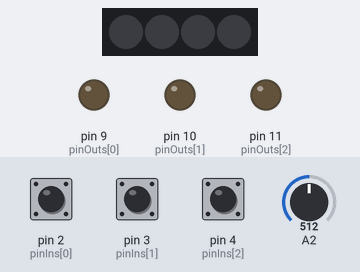
Simulated run of this sketch. Board: Arduino Uno, built with avr-gcc and run on an emulated ATmega328P. On the bench: 4 RGB LEDs in strip order, left to right, output pins drawn as LEDs (lit = HIGH). The inputs (shaded band) are chosen by the test bench; at power-on: A2 = 512, pin 2 (pinIns[0]) HIGH, pin 3 (pinIns[1]) HIGH, pin 4 (pinIns[2]) HIGH.

Above: at 2.2 s.
2.3 s: A2 set to 716
5.3 s: A2 set to 900
8.3 s: A2 set to 1023
Timing chart, 0 to 17.3 s (numbered marks = the images above; inputs shaded):
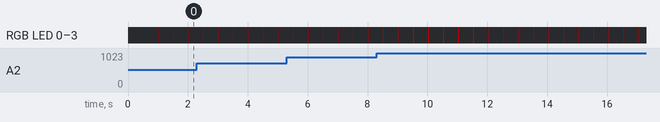

The sketch:

FastLEDwaveTrainE.ino
```cpp
 /*  flash [up to 4 level] neopixel LEDs at various brain wave entraining freq-
  * uencies and colors; brightness adjusts with pot. v. B -- he adds binary
    mode input switch for various freq and color sets; v. C simplifies mode I/O
    code, adds pulse option: flashes on for 'count' setting (eg 5), then off (dark)
    for 'pulse' x cycle length. Eg if count_max = 5 and pulse = 3 and cycle len =
    25 msec, then flash 5 trains for 125 ms, then dark 75 ms (95 actually)
    v. D adds slowdown taper option; edits to reduce irregular briteness changes,
    helped to use for 40 hz; made pulse waits longer; no help from changing
    data pin to 5, not doing AR, not using count, etc. v. E enables any number
    of lite as long as <=4 levels (leds array holds 4 elements]; changed #3 to 38
    hz. (study says sl. more effective, #4 to 40 hz, and redden both;

    Wiring: BCD switch to D2,3,4; prog # LED's to D9,10,11; lites get power from board
    gnd/5v; string controlled from A1; pot power from gnd/3.3v, center to A2

    Uses: FastLED, analogRead, map, setBrightness, rotary BCD, switch/case,
    binary LED output, I/O pin arrays, bitWrite/Read, digitalRead/Write,
    EVERY_N_MILLISECONDS(tInt) function from FastLED lib
*/

#include "FastLED.h"
FASTLED_USING_NAMESPACE
// How many leds to control? up to 4 data chunk
#define NUM_LEDS 4
#define BRIGHTNESS 12
#define DATA_PIN A1
#define LED_TYPE WS2812B
int brite = 0; // sets brightness from pot input during looping
// mode var sets flash freq and color, init/defaults to 0
byte mode = 0;   // variable's 8 bits (max) can be read from switches or other input
// then used to set n LEDs on/off to display val as binary; I only use 0-7, 3 LEDs

byte pinIns[] = {2, 3, 4};      // input pins for 3 bit binary switch
// binary led display of mode is optional;
byte pinOuts[] = {9, 10, 11}; //  these are [1's,2's,4's] bin output pins to LEDs
//  could use more for more modes; but my 3 bit switch only goes 0-7

// params control loop freq, pulsing, in mS
int liteOn;   // byte never > 255
int liteOff;  // so int better here
int pulse = 0;  // how long to pause between trains
boolean slowdown = 0; // whether flash rate slows with time
int tInt = 0;  // slowdown interval; large for slow slowdown

CRGB C; // color that mode sets, byte triplets
// create color array for leds
CRGB leds[NUM_LEDS];

void setup()
{
  pinMode(2, INPUT_PULLUP);   // 1s -- digital pins read mode from BCD switch
  pinMode(3, INPUT_PULLUP);   // 2s
  pinMode(4, INPUT_PULLUP);   // 4s
  // optional binary display of mode
  pinMode(9, OUTPUT);    // mode display LEDs 9 = low bit, 10=2s, 11=4s
  pinMode(10, OUTPUT);
  pinMode(11, OUTPUT);

  delay(1000);
  // Edit one of these lines for your led string type
  // FastLED.addLeds<WS2811, DATA_PIN, RGB>(leds, NUM_LEDS);
  // FastLED.addLeds<WS2812, DATA_PIN, RGB>(leds, NUM_LEDS);

  FastLED.addLeds<LED_TYPE, DATA_PIN, GRB>(leds, NUM_LEDS);

  FastLED.setBrightness( BRIGHTNESS );
   // Serial.begin(9600);
   // to make slowdown modes work I have to set mode in setup
   // set bits of mode var from inputs, e.g. 3 bit rotary switch
  for (byte i = 0; i < sizeof(pinIns); i++)
  {
    boolean bitOn = digitalRead(pinIns[i]);  // switch ON pulls the pin low
    bitWrite(mode, i, !bitOn);  // when closed, so I invert value
  }

  // optional, binary display # of mode on LEDs, low endian I/O
  for (byte i = 0; i < sizeof(pinOuts); i++) // or "; i < sizeof(pinOuts);"
  {
    digitalWrite(pinOuts[i], bitRead(mode, i));
  }

  // mode number sets lite freq, color, pulse, slowdown rates
  switch (mode)  // byte can be used when int expected
  {
    case 0:  // red, 4/sec
      {
        liteOn = 20;
        liteOff = 230;
        C = CRGB::Red;
        pulse = 0;
        break;
      }
    case 1:  // 3/sec
      {
        liteOn = 20;
        liteOff = 310;
        C = CRGB::Red;
        pulse = 0;
        break;
      }
    case 2:  // red 4 -> 1/sec slowdown in 20", no pulse
      {
        liteOn = 20;
        liteOff = 230;
        C =  CRGB(255, 0, 0);
        pulse = 0;
        slowdown = 1;
        tInt = 1610; // ms interval to increm liteOff
        break;
      }
    case 3:  // 37-38 hz, reddish, no pulse
      {
        liteOn = 5;
        liteOff = 22;
        C = CRGB(0xff6666);
        pulse = 0;
        break;
      }
    case 4:  // 40/sec, reddish, no pulse
      {
        liteOn = 4;
        liteOff = 21;
        C = CRGB(0xff6666);
        pulse = 0;
        break;
      }
    case 5: // 40 hz, same as case 4 but bluish
      {
        liteOn = 4;
        liteOff = 21;
        C = CRGB(0xccffff);
        pulse = 0;
        break;
      }
    case 6: // 1 hz red w/o pulsing
      {
        liteOn = 66;
        liteOff = 433;
        C = CRGB(0xff0000); // red
        pulse = 0;
        break;
      }
    case 7: // 1 hz red w/ pulsing
      {
        liteOn = 66;
        liteOff = 433;
        C = CRGB(0xff0000);
        pulse = 2;
        break;
      }
    default:
      {
        mode = 0;
        pulse = 0;
        break;
      }
  }  // end switch/case

}  // end setup

void loop()
{ // count enables pulsing of flash bursts: flash (count max)-1,
  // then dark for pulse*period
  static byte count = 1;
  if (count == 6) count = 1;

  // adjust brightness with pot
  brite = analogRead(A2);
  brite = map(brite, 1, 666, 1, 48); // map 0-3 v pot range to briteness
  FastLED.setBrightness(brite);

  leds[0] = C; // some color set by mode
  leds[1] = C;
  leds[2] = C;
  leds[3] = C;

  FastLED.show();
  FastLED.delay(liteOn);  // timing set by mode, no better than plain delay()

  leds[0] = CRGB::Black;
  leds[1] = CRGB::Black;
  leds[2] = CRGB::Black;
  leds[3] = CRGB::Black;

  FastLED.show();
  FastLED.delay(liteOff);   // timing set by mode

//  if ( pulse != 0 && count == 5)  // if not 0, delay 'pulse#' * loop duration
//  {
//    FastLED.delay(pulse * (liteOn + liteOff));
//    //  Serial.println ("pulse " + String (pulse));
//  } // end if count
//
//  EVERY_N_MILLISECONDS(tInt) // slowdown increments liteOff to taper rate
//  { if (slowdown)
//    {
//      liteOff += 1;
//     // Serial.println ("liteOff " + String (liteOff));
//    }
//    // else Serial.println ("liteOff " + String (liteOff));
//  }  // end EVERY-N for tapering rate

  count++;
}  // end loop
```
